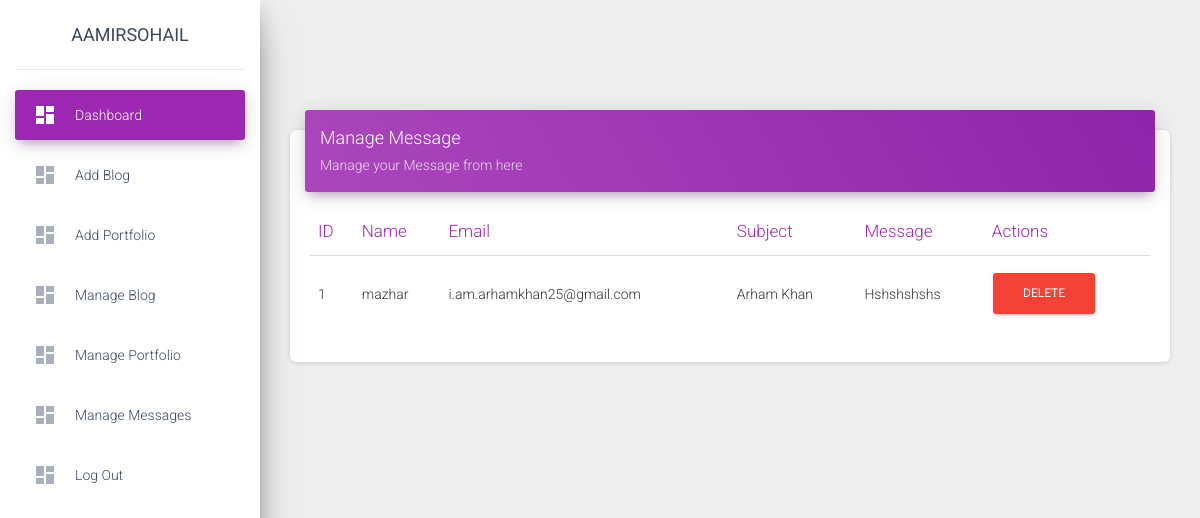
Screenshot of /admin/message.php (signed in) with the database file from the repository.
### tables this page shows
CREATE TABLE `message` (
  `id` int(11) NOT NULL,
  `name` varchar(255) NOT NULL,
  `email` varchar(255) NOT NULL,
  `subject` varchar(255) NOT NULL,
  `msg` text NOT NULL
);

### admin/message.php (the view)
<?php
include_once('./db/connection.php');
include('./includes/header.php');
$sql = "SELECT * FROM message order by id";
$result = mysqli_query($conn, $sql);
?>
      <div class="content">
        <div class="container-fluid">
          <div class="row">
            <div class="col-md-12">
              <div class="card">
                <div class="card-header card-header-primary">
                  <h4 class="card-title ">Manage Message</h4>
                  <p class="card-category">Manage your Message from here</p>
                </div>
                <div class="card-body">
                  <div class="table-responsive">
                    <table class="table">
                      <thead class=" text-primary">
                        <th>
                          ID
                        </th>
                        <th>
                          Name
                        </th>
                        <th>
                          Email
                        </th>
                        <th>
                          Subject
                        </th>
                        <th>
                          Message
                        </th>
                        <th>
                          Actions
                        </th>
                      </thead>
                      <tbody>
                        <?php
                        $i = 1;
                        while ($row = mysqli_fetch_assoc($result)) {
                        ?>
                        <tr>
                          <td>
                            <?php echo $i++;?>
                          </td>
                          <td>
                            <?php echo $row['name']?>
                          </td>
                          <td>
                            <?php echo $row['email']?>
                          </td>
                          <td>
                            <?php echo $row['subject']?>
                          </td>
                          <td>
                            <?php echo $row['msg']?>
                          </td>
                          <td>
                          <a class="btn btn-danger" href="delete_message.php?id=<?php echo $row['id']?>">Delete</a>
                        </td>
                        </tr>
                       <?php } ?>
                      </tbody>
                    </table>
                  </div>
                </div>
              </div>
            </div>
          </div>
        </div>
      </div>
<?php include('./includes/footer.php'); ?>

### rows the page displays
message: name "mazhar", email "i.am.arhamkhan25@gmail.com", subject "Arham Khan", msg "Hshshshshs"
